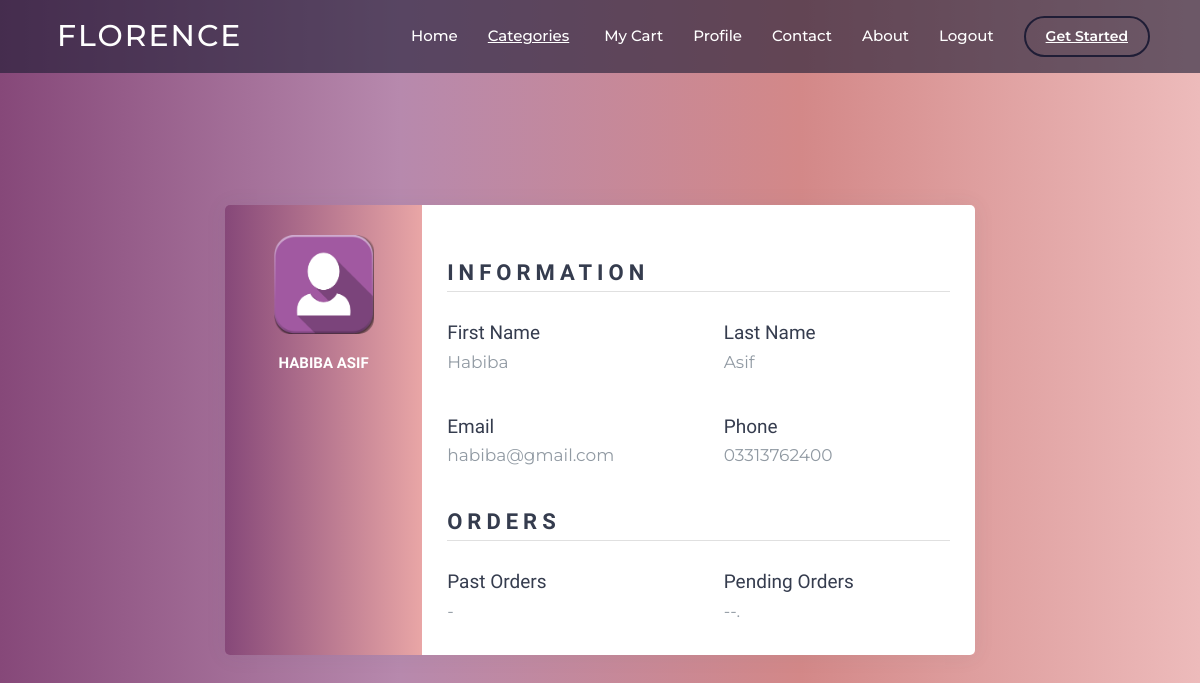
Screenshot of /profile/ (signed in) with the database file from the repository.
### Florence/models/customer.py (models this page shows, shortened)
class Customer(models.Model):
    first_name = models.CharField(max_length=50)
    last_name = models.CharField(max_length=50)
    phone = models.CharField(max_length=15)
    email = models.EmailField()
    password = models.CharField(max_length=500)
    @staticmethod
    def get_customer(id):
            return Customer.objects.get(id = id)

### Florence/views.py (the view)
# urls.py: path('profile/', Profile.as_view(), name='profile'),
class Profile(View):
    def get(self,request):
        active_customer=request.session.get('customer')
        print(request.session.get('customer'))
        cus=Customer.get_customer(str(active_customer))
        return render(request,'profile.html',{'customer':cus})

### Florence/templates/profile.html (shortened to what this page needs)
<!DOCTYPE html>
<html lang="en">
<head>
  {% load static %}
  <link href="https://cdn.jsdelivr.net/npm/bootstrap@5.2.0-beta1/dist/css/bootstrap.min.css" rel="stylesheet" >
  <link rel="stylesheet" href="https://stackpath.bootstrapcdn.com/font-awesome/4.7.0/css/font-awesome.min.css">
  <link rel="stylesheet" type="text/css" href="{% static 'style.css' %}">
</head>
<body>
<div class="main">
  {% include 'header.html' %}
<div class="wrapper">
    <div class="left" id="grad1">
        <img src="{% static 'productspage/user.png' %} "
        alt="user" width="100">
        <h4>{{customer.first_name}} {{customer.last_name}}</h4>
    </div>
    <div class="right">
        <div class="info">
            <h3>Information</h3>
            <div class="info_data">
                 <div class="data">
                    <h4>First Name</h4>
                    <p>{{customer.first_name}}</p>
                 </div>
                 <div class="data">
                   <h4>Last Name</h4>
                    <p>{{customer.last_name}}</p>
              </div>
            </div>
            <div class="info_data">
              <div class="data">
                <h4>Email</h4>
                 <p>{{customer.email}}</p>
           </div>
           <div class="data">
            <h4>Phone</h4>
             <p>{{customer.phone}}</p>
       </div>
            </div>
        </div>
      <div class="projects">
            <h3>Orders</h3>
            <div class="projects_data">
                 <div class="data">
                    <h4>Past Orders</h4>
                    <p>-</p>
                 </div>
                 <div class="data">
                   <h4>Pending Orders</h4>
                    <p>--.</p>
              </div>
            </div>
        </div>
      </div>
    </div>
</div>
</body>
</html>

### static/style.css (style rules this page uses)
* { margin: 0; box-sizing: border-box; outline: none; }
body { background-color: white; font-family: 'Montserrat', sans-serif; }
h1,h2,h3,h4,h5,h6 { font-family: 'Enriqueta', serif; }
h3 { font-size: 26px; }
.left { padding: 25px,40px; height: 100%; background: url("images/contact.png") no-repeat center; background-size: 100%; }
.right { padding: 25px,40px; }

### Florence/templates/profile.html (style rules this page uses)
* { margin: 0; padding: 0; box-sizing: border-box; list-style: none; outline: none; }
body { font-family: 'Montserrat', sans-serif; }
h1,h2,h3,h4,h5,h6 { font-family: 'Enriqueta', serif; }
h3 { font-size: 26px; }
.main { height: 100%; width: 100%; background-image: linear-gradient(to right, #864879,#b789ad,#d38888,#edbbbb); background-size: cover; background-position: center; position: absolute; }
.wrapper { position: absolute; top: 50%; left: 50%; transform: translate(-50%,-50%); width: 750px; height: 450px; display: flex; box-shadow: 0 1px 20px 0 rgba(69,90,100,.08); margin-top: 30px; }
.wrapper .left { width: 35%; background: linear-gradient(to right,#01a9ac,#01dbdf); padding: 30px 25px; border-top-left-radius: 5px; border-bottom-left-radius: 5px; text-align: center; color: #fff; background-color: transparent; }
.wrapper .left img { border-radius: 15px; margin-bottom: 10px; }
.wrapper .left h4 { margin-top: 10px; font-size: 15px; margin-bottom: 10px; text-transform: uppercase; font-weight: bold; }
.wrapper .right { width: 75%; background: #fff; padding: 30px 25px; border-top-right-radius: 5px; border-bottom-right-radius: 5px; }
.wrapper .right .info, .wrapper .right .projects { margin-bottom: 30px; }
.wrapper .right .info h3, .wrapper .right .projects h3 { margin-bottom: 25px; margin-top: 25px; font-size:22px; padding-bottom: 5px; border-bottom: 1px solid #e0e0e0; color: #353c4e; text-transform: uppercase; letter-spacing: 5px; font-weight: bold; }
.wrapper .right .info_data, .wrapper .right .projects_data { display: flex; font-size:10px; justify-content: space-between; margin-top: 30px; }
.wrapper .right .info_data .data, .wrapper .right .projects_data .data { width: 45%; }
.wrapper .right .info_data .data h4, .wrapper .right .projects_data .data h4 { color: #353c4e; margin-bottom: 5px; font-size:19px; }
.wrapper .right .info_data .data p, .wrapper .right .projects_data .data p { font-size: 17px; margin-bottom: 10px; color: #919aa3; }
#grad1 { height: 450px; width: 200px; background-image: linear-gradient(to right, #864879, #E9A6A6); }

### rows the page displays
Customer: first_name "HABIBA", last_name "ASIF", first_name "Habiba", last_name "Asif", email "habiba@gmail.com", phone "03313762400"
